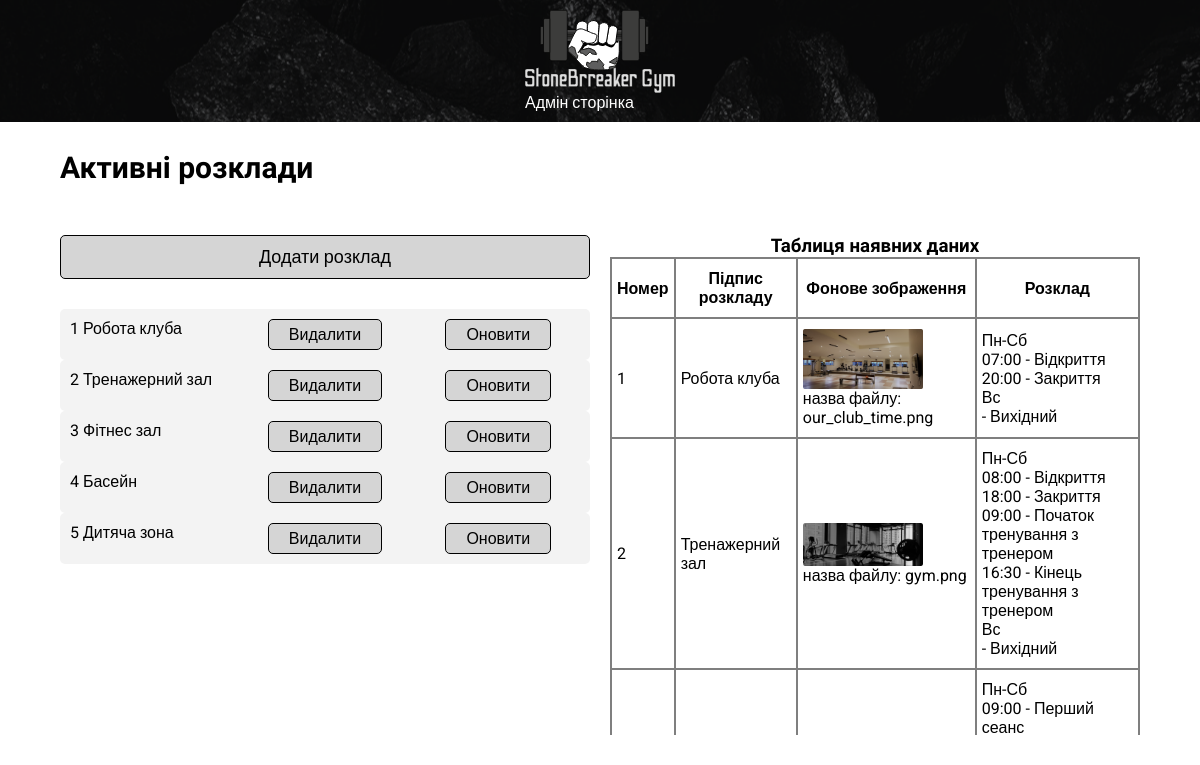
Screenshot of /admin_timetable.php (signed in) with the database file from the repository.
### tables this page shows
CREATE TABLE `timetable` (
  `id` smallint NOT NULL,
  `id_time_home` smallint DEFAULT NULL,
  `name_time` text,
  `time_list` text,
  `image` varchar(50) DEFAULT NULL
);

### admin_timetable.php (the view, shortened to what this page needs)
<!DOCTYPE html>
<html lang="ukr">
<head>
   <link rel="stylesheet" type="text/css" href="css/zero.css">
   <link rel="stylesheet" type="text/css" href="css/style_admin.css">
   <link rel="stylesheet" type="text/css" href="css/style_timetable-admin.css">
</head>
<?
$name = $_SESSION['username'];
$password = $_SESSION['password'];
$connect_bd = mysqli_connect("localhost", "$name", "$password", "StoneBreaker");
$t = mysqli_query($connect_bd, "SELECT * FROM `timetable`");
?>
<body>
   <div class="wrapper">
      <header class="navigator">
         <div class="conteiner">
            <div class="navigator__row">
               <div class="logo"><a target="_blank" href="index.php"><img src="img/logo_1.svg" alt="" class="navigator__logo">
                  </a>
                  <p>Адмін сторінка</p>
               </div>
            </div>
         </div>
      </header>
      <main class="content">
         <div class="conteiner">
            <div class="timetable__flex">
               <h2 class="timetable__title title">Активні розклади</h2>
               <div class="div-block">
                  <div class="div">
                     <a href="admin_timetable-add.php">Додати розклад</a>
                     <?
                     echo "<ul class='admin__activ-list'>";
                     while ($resT = mysqli_fetch_assoc($t)) {
                        echo "<li>{$resT['id']} {$resT['name_time']}
                  <form action='admin_timetable.php' method='post'>
                     <input type='hidden' name='timetable_id' value='{$resT['id']}'>
                     <button type='submit' name='del'>Видалити</button>
                  </form>
                  <form action='admin_timetable.php' method='post'>
                     <input type='hidden' name='timetable_id' value='{$resT['id']}'>
                     <button type='submit' name='up'>Оновити</button>
                  </form>
                  </li>";
                     }
                     echo "</ul>"; ?>
                  </div>
                  <?
                  $table = mysqli_query($connect_bd, "SELECT `id`as'Номер',`name_time`as'Підпис розкладу',`image`as'Фонове зображення',`time_list`as'Розклад' FROM `timetable`");
                  ?>
                  <div class="res-table">
                     <h3>Таблиця наявних даних</h3>
                     <table class="res">
                        <?
                        $p = 1;
                        while ($myrow = mysqli_fetch_array($table, MYSQLI_ASSOC)) {
                           if ($p == 1) {
                              echo "<tr>";
                              foreach ($myrow as $ind => $buf) {
                                 echo
                                 "<td class='title-table'>$ind</td>";
                              }
                              echo "</tr>";
                              $p = 2;
                           }
                           echo "<tr>";
                           foreach ($myrow as $buf) {
                              $path_info = pathinfo($buf);
                              if (isset($path_info['extension']) && in_array(strtolower($path_info['extension']), array('png', 'jpg'))) {
                                 echo "<td class='content-table'><img src='img/timetable/{$buf}' alt='фонове зображення'><br>назва файлу: $buf</td>";
                              } else {
                                 $paragraphs = explode("\n", $buf);
                                 echo "<td class='content-table'><ul>";
                                 foreach ($paragraphs as $paragraph) {
                                    echo "<li>{$paragraph}</li>";
                                 }
                                 echo "</ul></td>";
                              }
                           }
                           echo "</tr>";
                        }
                        ?>
                     </table>
                  </div>
               </div>
            </div>
         </div>
      </main>
   </div>
</body>
</html>

### css/zero.css (style rules this page uses)
* { padding: 0; margin: 0; border: 0; }
button { cursor:pointer; }
a,a:visited { text-decoration:none; }
ul li { list-style:none; }
img { vertical-align:top; }
body { height: 100vh; font-family: 'Roboto', sans-serif; overflow-y:scroll; font-size: 18px; }
form, input, button, select, textarea { font-family: 'Roboto', sans-serif; }
h1, h2,h3,h4,h5,h6 { font-family: Nunito Sans; font-style: normal; line-height: normal; }
.title { font-size: 36px; margin-bottom: 50px; }
.wrapper { min-height: 100%; display: flex; flex-direction: column; overflow:hidden; }
.conteiner { display: flex; max-width: 1270px; max-width: 90%; margin: 0px auto; }
.content { flex: 1 1 auto; }
@media (max-width:2000px) { .conteiner { max-width: 90%; } }
@media (max-width:1300px) { body { font-size: 16px; } }
@media (max-width:1300px) { .conteiner { max-width: 90%; } }
@media (max-width:1300px) { .title { font-size: 30px; } }
.navigator { width: 100%; align-items: center; background: url(../img/header_fon0fon.png) center ; object-fit: cover; position: fixed; z-index: 10; }
.navigator__row { width: 100%; display: flex; justify-content: space-between; padding: 10px; align-items: center; }
.navigator__logo { display: block; width: 150px; }

### css/style_admin.css (style rules this page uses)
.logo { color: rgb(255, 255, 255); }
.navigator__row { justify-content: space-around; }
.timetable__flex { margin: 150px auto; width: 100%; }
.timetable__flex a, .timetable__flex button { text-decoration: none; color: rgb(0, 0, 0); border: 1px solid #000; box-sizing: border-box; padding: 10px 15px; border-radius: 5px; font-size: 18px; background:rgb(213, 213, 213); text-align: center; }
.div { width: 50%; display: flex; flex-direction: column; }
.div-block { width: 100%; display: flex; flex-direction: row; justify-content: space-between; }
.admin__activ-list { display: flex; flex-direction: column; margin: 30px 0px; align-items: flex-start; }
.admin__activ-list li { list-style: disc; border-radius: 5px; box-sizing: border-box; margin: 0px 0px 0px 0px; padding: 10px; gap: 10px; width: 100%; display: grid; grid-template-columns: 1fr 1fr 1fr; grid-template-rows: 1fr; background:rgb(243, 243, 243); transition: all 0.3s ease-out 0s; }
.admin__activ-list li form { display: flex; justify-content: center; align-items: center; }
.admin__activ-list button { padding: 5px 20px; font-size: 16px; }
.div-block { display: flex; justify-content: space-between; width: 100%; height: 500px; overflow-y: auto; gap: 20px; }
.div-block .res-table { width: 50%; overflow-y: auto; }
.div-block .res-table h3 { text-align: center; }
.div-block .res { width: 100%; font-size: 16px; height: 100%; background: rgba(0, 0, 0, 0.5); }
.res .title-table { text-align: center; padding: 10px 5px; box-sizing: border-box; font-weight: bold; }
.res .content-table { align-items: flex-start; padding: 10px 5px; box-sizing: border-box; }
.res .content-table img { width: 120px; }
.div-block .res td { background-color: rgb(255, 255, 255); }

### rows the page displays
timetable: id "1", name_time "Робота клуба", ind "Номер", ind "Підпис розкладу", ind "Фонове зображення", ind "Розклад", image (picture), image "our_club_time.png", time_list "Пн-Сб", time_list "07:00 - Відкриття", time_list "20:00 - Закриття", time_list "Вс", time_list "- Вихідний"
timetable: id "2", name_time "Тренажерний зал", image (picture), image "gym.png", time_list "Пн-Сб", time_list "08:00 - Відкриття", time_list "18:00 - Закриття", time_list "09:00 - Початок тренування з тренером", time_list "16:30 - Кінець тренування з тренером", time_list "Вс", time_list "- Вихідний"
timetable: id "3", name_time "Фітнес зал", time_list "Пн-Сб", time_list "09:00 - Перший сеанс"
timetable: id "4", name_time "Басейн"
timetable: id "5", name_time "Дитяча зона"
